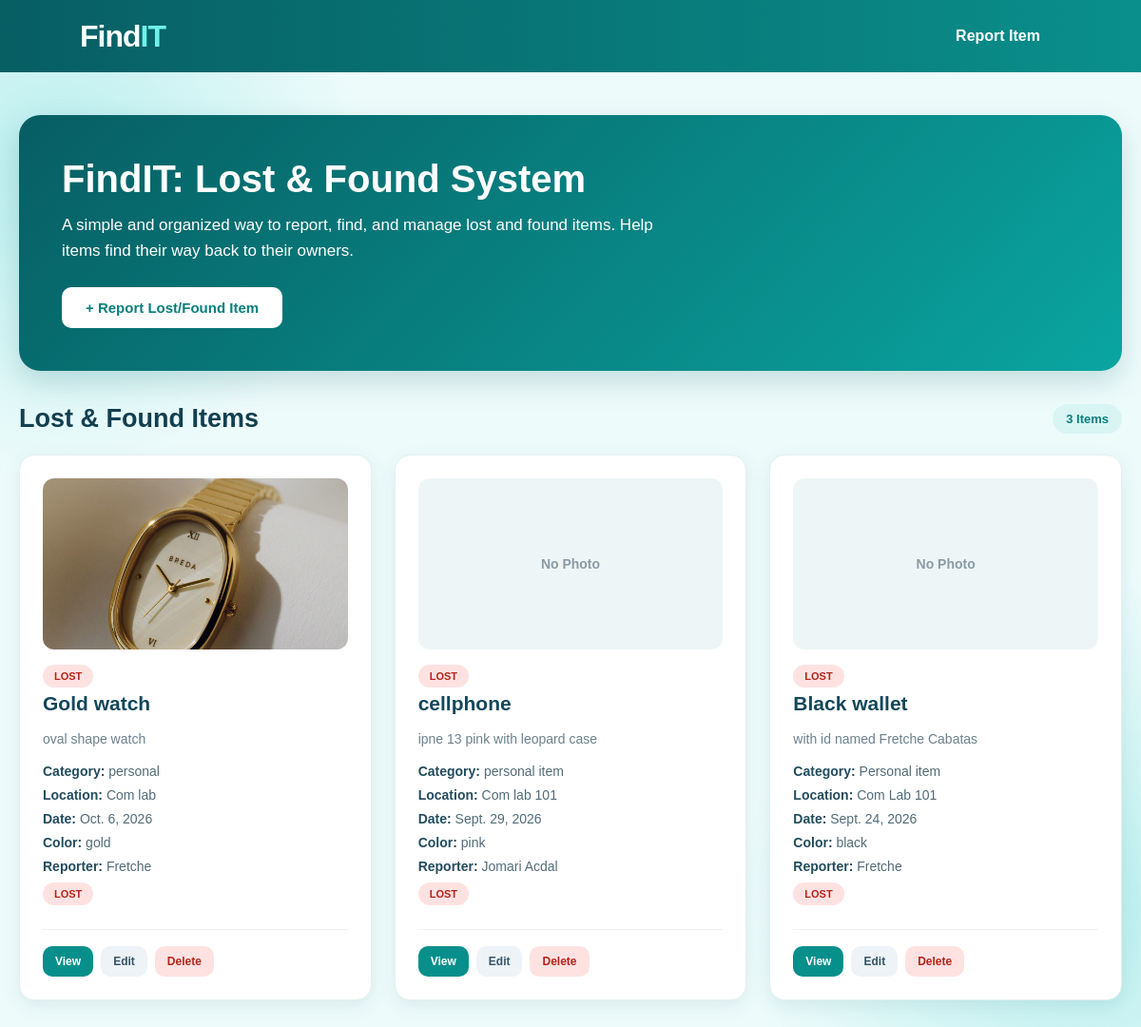
The page / on the database its author committed.
### chay_id/models.py (models this page shows, shortened)
class LostFoundItem(models.Model):
    STATUS_CHOICES = [
        ('Lost', 'Lost'),
        ('Found', 'Found'),
    ]
    ITEM_STATUS_CHOICES = [
        ('Lost', 'Lost'),
        ('Found', 'Found'),
        ('Claimed', 'Claimed'),
    ]
    item_name = models.CharField(max_length=100)
    item_photo = models.ImageField(upload_to='item_photos/', blank=True, null=True)
    description = models.TextField()
    category = models.CharField(max_length=100)
    lost_found_status = models.CharField(
        max_length=10,
        choices=STATUS_CHOICES
    )
    date_reported = models.DateField()
    location = models.CharField(max_length=200)
    color = models.CharField(max_length=50)
    reporter_name = models.CharField(max_length=100)
    contact_information = models.CharField(max_length=100)
    item_status = models.CharField(
        max_length=10,
        choices=ITEM_STATUS_CHOICES,
        default='Lost'
    )

### chay_id/views.py (the view)
# urls.py: path('', views.index, name='index'),
def index(request):
    items = LostFoundItem.objects.all().order_by('-date_reported')
    total_items = items.count()
    lost_items = items.filter(lost_found_status='Lost').count()
    found_items = items.filter(lost_found_status='Found').count()
    claimed_items = items.filter(item_status='Claimed').count()
    context = {
        'items': items,
        'total_items': total_items,
        'lost_items': lost_items,
        'found_items': found_items,
        'claimed_items': claimed_items,
    }
    return render(request, 'chay_id/index.html', context)

### chay_id/templates/chay_id/index.html (shortened to what this page needs)
{% load static %}
<!DOCTYPE html>
<html>
<head>
    <link rel="stylesheet"
          href="{% static 'chay_id/style.css' %}">
</head>
<body>
    <nav class="navbar">
        <div class="logo">
            Find<span>IT</span>
        </div>
        <a href="{% url 'add_item' %}"
           class="nav-link">
            Report Item
        </a>
    </nav>
    <main class="home-page">
        <div class="home-container">
            <section class="home-hero">
                <h1>
                    FindIT: Lost & Found System
                </h1>
                <p>
                    A simple and organized way to report,
                    find, and manage lost and found items.
                    Help items find their way back to their owners.
                </p>
                <a href="{% url 'add_item' %}"
                   class="btn">
                    + Report Lost/Found Item
                </a>
            </section>
            <section class="items-section">
                <div class="items-heading">
                    <h2>
                        Lost & Found Items
                    </h2>
                    {% if items %}
                        <span class="item-count">
                            {{ items|length }}
                            Item{{ items|length|pluralize }}
                        </span>
                    {% endif %}
                </div>
                {% if items %}
                    <div class="item-grid">
                        {% for item in items %}
                            <div class="item-card">
    {% if item.item_photo %}
        <img src="{{ item.item_photo.url }}"
             alt="{{ item.item_name }}"
             class="item-card-photo">
    {% else %}
        <div class="item-card-no-photo">
            No Photo
        </div>
    {% endif %}
                                {% if item.lost_found_status == "Lost" %}
                                    <span class="badge badge-lost">
                                        LOST
                                    </span>
                                {% else %}
                                    <span class="badge badge-found">
                                        FOUND
                                    </span>
                                {% endif %}
                                <h3>
                                    {{ item.item_name }}
                                </h3>
                                <p class="item-description">
                                    {{ item.description|truncatechars:90 }}
                                </p>
                                <div class="item-info">
                                    <p>
                                        <strong>Category:</strong>
                                        {{ item.category }}
                                    </p>
                                    <p>
                                        <strong>Location:</strong>
                                        {{ item.location }}
                                    </p>
                                    <p>
                                        <strong>Date:</strong>
                                        {{ item.date_reported }}
                                    </p>
                                    <p>
                                        <strong>Color:</strong>
                                        {{ item.color }}
                                    </p>
                                    <p>
                                        <strong>Reporter:</strong>
                                        {{ item.reporter_name }}
                                    </p>
                                    {% if item.item_status == "Claimed" %}
                                        <span class="badge badge-claimed">
                                            CLAIMED
                                        </span>
                                    {% elif item.item_status == "Found" %}
                                        <span class="badge badge-found">
                                            FOUND
                                        </span>
                                    {% else %}
                                        <span class="badge badge-lost">
                                            LOST
                                        </span>
                                    {% endif %}
                                </div>
                                <div class="item-actions">
                                    <a href="{% url 'item_detail' item.id %}"
                                       class="btn btn-view">
                                        View
                                    </a>
                                    <a href="{% url 'edit_item' item.id %}"
                                       class="btn btn-edit">
                                        Edit
                                    </a>
                                    <a href="{% url 'delete_item' item.id %}"
                                       class="btn btn-delete">
                                        Delete
                                    </a>
                                </div>
                            </div>
                        {% endfor %}
                    </div>
                {% endif %}
            </section>
        </div>
    </main>
</body>
</html>

### chay_id/static/chay_id/style.css (style rules this page uses)
* { box-sizing: border-box; margin: 0; padding: 0; }
body { font-family: Arial, Helvetica, sans-serif; background: #eefbfb; color: #123b4a; min-height: 100vh; }
.navbar { height: 76px; background: linear-gradient(90deg, #075e63, #0a8f8c); display: flex; align-items: center; justify-content: space-between; padding: 0 7%; color: white; box-shadow: 0 3px 12px rgba(0, 0, 0, 0.12); }
.logo { font-size: 32px; font-weight: 800; letter-spacing: -1px; }
.logo span { color: #6ff2e8; }
.nav-link { color: white; text-decoration: none; font-weight: bold; padding: 11px 22px; border-radius: 25px; transition: 0.2s; }
.btn { display: inline-flex; align-items: center; justify-content: center; padding: 13px 25px; border-radius: 10px; border: none; text-decoration: none; font-weight: bold; font-size: 15px; cursor: pointer; transition: 0.2s; }
.home-page { min-height: calc(100vh - 76px); padding: 45px 20px 60px; background: radial-gradient(circle at 5% 10%, #b9eeee 0, transparent 22%), radial-gradient(circle at 95% 85%, #b9eeee 0, transparent 25%), #eefbfb; }
.home-container { width: 100%; max-width: 1200px; margin: 0 auto; }
.home-hero { background: linear-gradient(135deg, #075e63, #0aa5a0); color: white; border-radius: 22px; padding: 45px; margin-bottom: 35px; box-shadow: 0 12px 30px rgba(0, 90, 95, 0.18); }
.home-hero h1 { font-size: 40px; margin-bottom: 12px; }
.home-hero p { font-size: 17px; line-height: 1.6; max-width: 650px; margin-bottom: 25px; }
.home-hero .btn { background: white; color: #087f7c; }
.items-section { margin-top: 10px; }
.items-heading { display: flex; justify-content: space-between; align-items: center; margin-bottom: 22px; }
.items-heading h2 { color: #123f50; font-size: 27px; }
.item-count { background: #d8f5f3; color: #087f7c; padding: 8px 14px; border-radius: 20px; font-size: 13px; font-weight: bold; }
.item-grid { display: grid; grid-template-columns: repeat(3, 1fr); gap: 22px; }
.item-card { background: white; border-radius: 16px; padding: 24px; box-shadow: 0 6px 20px rgba(0, 80, 90, 0.09); border: 1px solid #e3f0f2; transition: 0.2s; }
.item-card h3 { color: #12475a; font-size: 21px; margin-bottom: 12px; }
.item-description { color: #6c818c; font-size: 14px; line-height: 1.5; margin: 15px 0; }
.item-info { margin-top: 15px; }
.item-info p { margin: 9px 0; color: #526b77; font-size: 14px; }
.item-info strong { color: #234c5d; }
.badge { display: inline-block; padding: 6px 12px; border-radius: 20px; font-size: 11px; font-weight: bold; margin-bottom: 5px; }
.badge-lost { background: #fee2e2; color: #b42318; }
.item-actions { display: flex; gap: 8px; margin-top: 20px; padding-top: 17px; border-top: 1px solid #edf2f4; }
.item-actions .btn { padding: 9px 13px; font-size: 12px; }
.btn-view { background: #078f8b; color: white; }
.btn-edit { background: #edf3f7; color: #365466; }
.btn-delete { background: #fee2e2; color: #b42318; }
.item-card-no-photo { width: 100%; height: 200px; background: #eef5f6; border-radius: 12px; margin-bottom: 15px; display: flex; align-items: center; justify-content: center; color: #8a9ba3; font-size: 14px; font-weight: bold; }
.item-grid { display: grid; grid-template-columns: repeat(3, minmax(0, 1fr)); gap: 24px; }
.item-card { min-width: 0; overflow: hidden; }
.item-card-photo { width: 100%; height: 180px; object-fit: cover; display: block; border-radius: 12px; margin-bottom: 16px; }
.item-card-no-photo { width: 100%; height: 180px; background: #eef5f6; border-radius: 12px; margin-bottom: 16px; display: flex; align-items: center; justify-content: center; color: #8a9ba3; font-size: 14px; font-weight: bold; }
.item-card h3, .item-card p { overflow-wrap: break-word; }

### rows shown on the page
LostFoundItem: item_photo (picture), lost_found_status "LOST", item_name "Gold watch", description "oval shape watch", category "personal", location "Com lab", date_reported "Oct. 6, 2026", color "gold", reporter_name "Fretche", item_status "LOST"
LostFoundItem: shows "No Photo", lost_found_status "LOST", item_name "cellphone", description "ipne 13 pink with leopard case", category "personal item", location "Com lab 101", date_reported "Sept. 29, 2026", color "pink", reporter_name "Jomari Acdal", item_status "LOST"
LostFoundItem: item_photo "No Photo", lost_found_status "LOST", item_name "Black wallet", description "with id named Fretche Cabatas", category "Personal item", location "Com Lab 101", date_reported "Sept. 24, 2026", color "black", reporter_name "Fretche", item_status "LOST"

### other values the page prints
{{ items|length }} "3"
